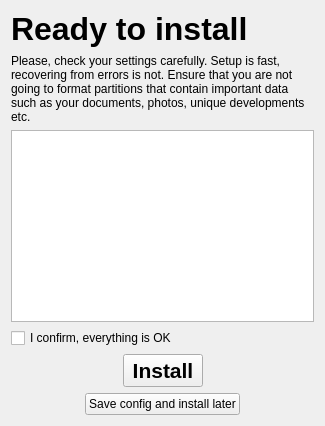
      <widget class="QWidget" name="confirmPage">
       <layout class="QVBoxLayout" name="verticalLayout_10">
        <item>
         <layout class="QHBoxLayout" name="horizontalLayout_43">
          <item>
           <widget class="QLabel" name="label_15">
            <property name="text">
             <string>&lt;!DOCTYPE HTML PUBLIC &quot;-//W3C//DTD HTML 4.0//EN&quot; &quot;http://www.w3.org/TR/REC-html40/strict.dtd&quot;&gt;
&lt;html&gt;&lt;head&gt;&lt;meta name=&quot;qrichtext&quot; content=&quot;1&quot; /&gt;&lt;style type=&quot;text/css&quot;&gt;
p, li { white-space: pre-wrap; }
&lt;/style&gt;&lt;/head&gt;&lt;body style=&quot; font-family:'Droid Sans'; font-size:10pt; font-weight:400; font-style:normal;&quot;&gt;
&lt;p style=&quot; margin-top:0px; margin-bottom:0px; margin-left:0px; margin-right:0px; -qt-block-indent:0; text-indent:0px;&quot;&gt;&lt;span style=&quot; font-family:'Tahoma'; font-size:24pt; font-weight:600;&quot;&gt;Ready to install&lt;/span&gt;&lt;/p&gt;&lt;/body&gt;&lt;/html&gt;</string>
            </property>
            <property name="wordWrap">
             <bool>false</bool>
            </property>
           </widget>
          </item>
          <item>
           <spacer name="horizontalSpacer_31">
            <property name="orientation">
             <enum>Qt::Horizontal</enum>
            </property>
            <property name="sizeHint" stdset="0">
             <size>
              <width>40</width>
              <height>20</height>
             </size>
            </property>
           </spacer>
          </item>
          <item>
           <layout class="QVBoxLayout" name="verticalLayout_39">
            <item>
             <spacer name="verticalSpacer_37">
              <property name="orientation">
               <enum>Qt::Vertical</enum>
              </property>
              <property name="sizeType">
               <enum>QSizePolicy::Fixed</enum>
              </property>
              <property name="sizeHint" stdset="0">
               <size>
                <width>20</width>
                <height>9</height>
               </size>
              </property>
             </spacer>
            </item>
            <item>
             <widget class="QLabel" name="label_56">
              <property name="text">
               <string/>
              </property>
              <property name="pixmap">
               <pixmap resource="mainwindow.qrc">:/setupRoots/icons/agilia_installer_head.png</pixmap>
              </property>
             </widget>
            </item>
           </layout>
          </item>
         </layout>
        </item>
        <item>
         <widget class="QLabel" name="label_57">
          <property name="text">
           <string>Please, check your settings carefully. Setup is fast, recovering from errors is not. Ensure that you are not going to format partitions that contain important data such as your documents, photos, unique developments etc.</string>
          </property>
          <property name="wordWrap">
           <bool>true</bool>
          </property>
         </widget>
        </item>
        <item>
         <widget class="QTextBrowser" name="confirmationTextBrowser">
          <property name="sizePolicy">
           <sizepolicy hsizetype="Expanding" vsizetype="Expanding">
            <horstretch>0</horstretch>
            <verstretch>0</verstretch>
           </sizepolicy>
          </property>
          <property name="minimumSize">
           <size>
            <width>0</width>
            <height>0</height>
           </size>
          </property>
          <property name="maximumSize">
           <size>
            <width>16777215</width>
            <height>16777215</height>
           </size>
          </property>
          <property name="html">
           <string>&lt;!DOCTYPE HTML PUBLIC &quot;-//W3C//DTD HTML 4.0//EN&quot; &quot;http://www.w3.org/TR/REC-html40/strict.dtd&quot;&gt;
&lt;html&gt;&lt;head&gt;&lt;meta name=&quot;qrichtext&quot; content=&quot;1&quot; /&gt;&lt;style type=&quot;text/css&quot;&gt;
p, li { white-space: pre-wrap; }
&lt;/style&gt;&lt;/head&gt;&lt;body style=&quot; font-family:'Droid Sans'; font-size:10pt; font-weight:400; font-style:normal;&quot;&gt;
&lt;p style=&quot;-qt-paragraph-type:empty; margin-top:0px; margin-bottom:0px; margin-left:0px; margin-right:0px; -qt-block-indent:0; text-indent:0px;&quot;&gt;&lt;/p&gt;&lt;/body&gt;&lt;/html&gt;</string>
          </property>
         </widget>
        </item>
        <item>
         <layout class="QHBoxLayout" name="horizontalLayout_19">
          <item>
           <widget class="QCheckBox" name="confirmInstallCheckBox">
            <property name="text">
             <string>I confirm, everything is OK</string>
            </property>
           </widget>
          </item>
          <item>
           <spacer name="horizontalSpacer_18">
            <property name="orientation">
             <enum>Qt::Horizontal</enum>
            </property>
            <property name="sizeHint" stdset="0">
             <size>
              <width>40</width>
              <height>20</height>
             </size>
            </property>
           </spacer>
          </item>
         </layout>
        </item>
        <item>
         <layout class="QHBoxLayout" name="horizontalLayout_20">
          <item>
           <spacer name="horizontalSpacer_19">
            <property name="orientation">
             <enum>Qt::Horizontal</enum>
            </property>
            <property name="sizeHint" stdset="0">
             <size>
              <width>40</width>
              <height>20</height>
             </size>
            </property>
           </spacer>
          </item>
          <item>
           <widget class="QPushButton" name="installButton">
            <property name="font">
             <font>
              <pointsize>16</pointsize>
              <weight>75</weight>
              <bold>true</bold>
             </font>
            </property>
            <property name="text">
             <string>Install</string>
            </property>
           </widget>
          </item>
          <item>
           <spacer name="horizontalSpacer_20">
            <property name="orientation">
             <enum>Qt::Horizontal</enum>
            </property>
            <property name="sizeHint" stdset="0">
             <size>
              <width>40</width>
              <height>20</height>
             </size>
            </property>
           </spacer>
          </item>
         </layout>
        </item>
        <item>
         <layout class="QHBoxLayout" name="horizontalLayout_27">
          <item>
           <spacer name="horizontalSpacer_36">
            <property name="orientation">
             <enum>Qt::Horizontal</enum>
            </property>
            <property name="sizeHint" stdset="0">
             <size>
              <width>40</width>
              <height>20</height>
             </size>
            </property>
           </spacer>
          </item>
          <item>
           <widget class="QPushButton" name="saveConfigButton">
            <property name="text">
             <string>Save config and install later</string>
            </property>
           </widget>
          </item>
          <item>
           <spacer name="horizontalSpacer_37">
            <property name="orientation">
             <enum>Qt::Horizontal</enum>
            </property>
            <property name="sizeHint" stdset="0">
             <size>
              <width>40</width>
              <height>20</height>
             </size>
            </property>
           </spacer>
          </item>
         </layout>
        </item>
       </layout>
      </widget>
